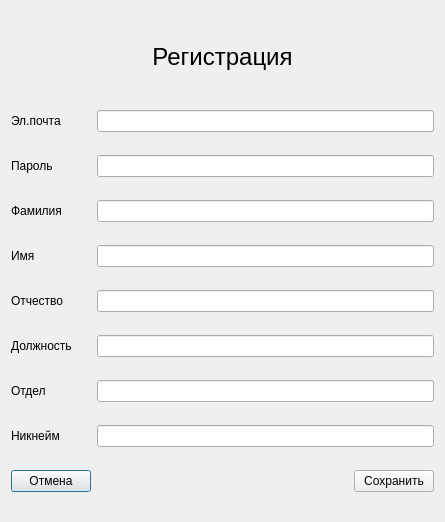
<?xml version="1.0" encoding="UTF-8"?>
<ui version="4.0">
 <class>InputDataDialog</class>
 <widget class="QDialog" name="InputDataDialog">
  <property name="geometry">
   <rect>
    <x>0</x>
    <y>0</y>
    <width>445</width>
    <height>522</height>
   </rect>
  </property>
  <property name="windowTitle">
   <string>Dialog</string>
  </property>
  <layout class="QGridLayout" name="gridLayout">
   <item row="3" column="1" colspan="2">
    <widget class="QLineEdit" name="lastnameLineEdit"/>
   </item>
   <item row="1" column="0">
    <widget class="QLabel" name="label">
     <property name="text">
      <string>Эл.почта</string>
     </property>
    </widget>
   </item>
   <item row="5" column="1" colspan="2">
    <widget class="QLineEdit" name="middlenameLineEdit"/>
   </item>
   <item row="3" column="0">
    <widget class="QLabel" name="label_3">
     <property name="text">
      <string>Фамилия</string>
     </property>
    </widget>
   </item>
   <item row="4" column="1" colspan="2">
    <widget class="QLineEdit" name="firstnameLineEdit"/>
   </item>
   <item row="2" column="0">
    <widget class="QLabel" name="label_2">
     <property name="text">
      <string>Пароль</string>
     </property>
    </widget>
   </item>
   <item row="7" column="1" colspan="2">
    <widget class="QLineEdit" name="departmentLineEdit"/>
   </item>
   <item row="5" column="0">
    <widget class="QLabel" name="label_5">
     <property name="text">
      <string>Отчество</string>
     </property>
    </widget>
   </item>
   <item row="7" column="0">
    <widget class="QLabel" name="label_7">
     <property name="text">
      <string>Отдел</string>
     </property>
    </widget>
   </item>
   <item row="1" column="1" colspan="2">
    <widget class="QLineEdit" name="loginLineEdit">
     <property name="text">
      <string/>
     </property>
    </widget>
   </item>
   <item row="0" column="0" colspan="3">
    <widget class="QLabel" name="label_9">
     <property name="maximumSize">
      <size>
       <width>16777215</width>
       <height>59</height>
      </size>
     </property>
     <property name="text">
      <string>&lt;html&gt;&lt;head/&gt;&lt;body&gt;&lt;p&gt;&lt;span style=&quot; font-size:18pt;&quot;&gt;Регистрация&lt;/span&gt;&lt;/p&gt;&lt;/body&gt;&lt;/html&gt;</string>
     </property>
     <property name="alignment">
      <set>Qt::AlignCenter</set>
     </property>
    </widget>
   </item>
   <item row="2" column="1" colspan="2">
    <widget class="QLineEdit" name="passwordLineEdit">
     <property name="text">
      <string/>
     </property>
    </widget>
   </item>
   <item row="6" column="1" colspan="2">
    <widget class="QLineEdit" name="jobtitleLineEdit"/>
   </item>
   <item row="9" column="0">
    <widget class="QPushButton" name="cancelButton">
     <property name="text">
      <string>Отмена</string>
     </property>
    </widget>
   </item>
   <item row="9" column="2">
    <widget class="QPushButton" name="saveButton">
     <property name="text">
      <string>Сохранить</string>
     </property>
    </widget>
   </item>
   <item row="9" column="1">
    <spacer name="horizontalSpacer">
     <property name="orientation">
      <enum>Qt::Horizontal</enum>
     </property>
     <property name="sizeHint" stdset="0">
      <size>
       <width>40</width>
       <height>20</height>
      </size>
     </property>
    </spacer>
   </item>
   <item row="4" column="0">
    <widget class="QLabel" name="label_4">
     <property name="text">
      <string>Имя</string>
     </property>
    </widget>
   </item>
   <item row="8" column="1" colspan="2">
    <widget class="QLineEdit" name="nicknameLineEdit"/>
   </item>
   <item row="8" column="0">
    <widget class="QLabel" name="label_8">
     <property name="text">
      <string>Никнейм</string>
     </property>
    </widget>
   </item>
   <item row="6" column="0">
    <widget class="QLabel" name="label_6">
     <property name="text">
      <string>Должность</string>
     </property>
    </widget>
   </item>
  </layout>
 </widget>
 <resources/>
 <connections/>
</ui>
